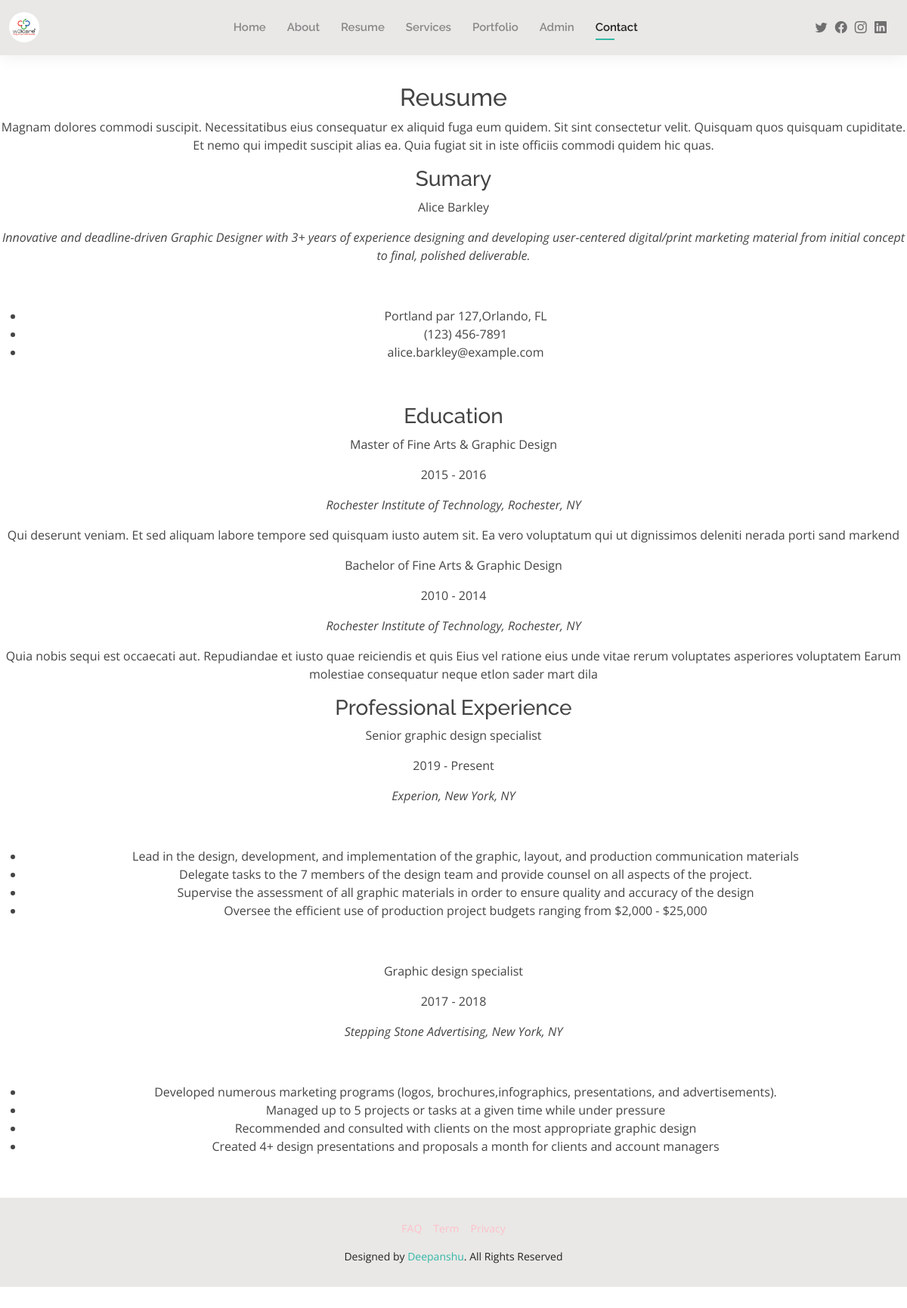
Screenshot of /resume.php with the database file from the repository.
### tables this page shows
CREATE TABLE `header_settings` (
  `id` int NOT NULL,
  `image` varchar(255) DEFAULT NULL,
  `Title` varchar(255) DEFAULT NULL,
  `email` varchar(255) DEFAULT NULL,
  `contact` varchar(100) DEFAULT NULL,
  `Address` text,
  `Status` tinyint DEFAULT '1',
  `Created_at` datetime DEFAULT NULL,
  `Updated_at` datetime DEFAULT NULL,
  `Is_deleted` tinyint DEFAULT '0'
);

CREATE TABLE `resume` (
  `id` int NOT NULL,
  `description` text
);

### resume.php (the view)
<?php
include 'header.php';
require_once 'Admin/connection.php';
    $sql = "SELECT `description` FROM `resume`";
    $result = mysqli_query($conn, $sql);
    $row = mysqli_fetch_assoc($result);
    echo ' <main id="main">' . ' <section id="resume" class="resume">
    ' . '<div style="text-align: center; class="container">' . $row['description'] . '</div>' . '</div>' . '</div>';
include 'footer.php';

### header.php (shortened to what this page needs)
<?php
require_once 'Admin/connection.php';
?>
<!DOCTYPE html>
<html lang="en">
<head>
    <link href="assets/vendor/aos/aos.css" rel="stylesheet">
    <link href="assets/vendor/bootstrap/css/bootstrap.min.css" rel="stylesheet">
    <link href="assets/vendor/bootstrap-icons/bootstrap-icons.css" rel="stylesheet">
    <link href="assets/vendor/boxicons/css/boxicons.min.css" rel="stylesheet">
    <link href="assets/vendor/glightbox/css/glightbox.min.css" rel="stylesheet">
    <link href="assets/vendor/swiper/swiper-bundle.min.css" rel="stylesheet">
    <link href="assets/css/style.css" rel="stylesheet">
</head>
<body>
    <header id="header" class="fixed-top">
        <div class="container-fluid d-flex justify-content-between align-items-center">
            <h1 class="logo me-auto me-lg-0">
                <a href="index.php">
                    <?php
          $sql = "SELECT image FROM `header_settings`";
          $result = mysqli_query($conn, $sql);
          $row = mysqli_fetch_assoc($result);
          echo '<img style="border-radius:50px;" src="Admin/uploads/' . $row['image'] . '" alt="hi">';
          ?>
                </a>
            </h1>
            <nav id="navbar" class="navbar order-last order-lg-0">
                <ul>
                    <li><a href="index.php">Home</a></li>
                    <li><a href="about.php">About</a></li>
                    <li><a href="resume.php">Resume</a></li>
                    <li><a href="services.php">Services</a></li>
                    <li><a href="portfolio.php">Portfolio</a></li>
                    <li><a href="Admin/pages/examples/login-v2.php">Admin</a></li>
                    <li><a class="active" href="contact.php">Contact</a></li>
                </ul>
            </nav>
            <div class="header-social-links">
                <a href="#" class="twitter"><i class="bi bi-twitter"></i></a>
                <a href="#" class="facebook"><i class="bi bi-facebook"></i></a>
                <a href="#" class="instagram"><i class="bi bi-instagram"></i></a>
                <a href="#" class="linkedin"><i class="bi bi-linkedin"></i></i></a>
            </div>
        </div>
    </header>

### assets/css/style.css (style rules this page uses)
body { font-family: "Open Sans", sans-serif; color: #444444; }
a { color: #34b7a7; text-decoration: none; }
h1, h2, h3, h4, h5, h6 { font-family: "Raleway", sans-serif; }
#main { margin-top: 50px; }
#header { background: #e9e8e6; box-shadow: 0px 0px 25px 0 rgba(0, 0, 0, 0.08); z-index: 997; padding: 15px 0; }
#header .logo { font-size: 32px; margin: 0; padding: 0; line-height: 1; font-weight: 400; letter-spacing: 2px; text-transform: uppercase; }
#header .logo a { color: #222222; }
#header .logo img { max-height: 40px; }
.header-social-links { padding-right: 15px; }
.header-social-links a { color: #6f6f6f; padding-left: 6px; display: inline-block; line-height: 0px; transition: 0.3s; font-size: 16px; }
.navbar { padding: 0; }
.navbar ul { margin: 0; padding: 0; display: flex; list-style: none; align-items: center; }
.navbar li { position: relative; padding: 10px 0 10px 28px; }
.navbar a, .navbar a:focus { display: flex; align-items: center; justify-content: space-between; font-family: "Raleway", sans-serif; font-size: 15px; font-weight: 600; color: #888888; white-space: nowrap; transition: 0.3s; position: relative; }
.navbar>ul>li>a:before { content: ""; position: absolute; width: 0; height: 2px; bottom: -5px; left: 0; background-color: #34b7a7; visibility: hidden; width: 0px; transition: all 0.3s ease-in-out 0s; }
.navbar a:hover:before, .navbar li:hover>a:before, .navbar .active:before { visibility: visible; width: 25px; }
.navbar a:hover, .navbar .active, .navbar .active:focus, .navbar li:hover>a { color: #222222; }
section { padding: 60px 0; }

### rows the page displays
header_settings: image (picture)
resume: description "Reusume Magnam dolores commodi suscipit. Necessitatibus eius consequatur ex aliquid fuga eum quidem. Sit sint consectetur velit. Quisquam quos quisquam cupiditate. Et nemo qui impedit suscipit alias ea. Quia fugiat sit in iste officiis commodi quidem hic quas. Sumary Alice Barkley Innovative and deadline-driven Graphic Designer with 3+ years of experience designing and developing user-centered digital/print marketing material from initial concept to final, polished deliverable. Portland par 127,Orlando, FL (123) 456-7891 alice.barkley@example.com Education Master of Fine Arts & Graphic Design 2015 - 2016 Rochester Institute of Technology, Rochester, NY Qui deserunt veniam. Et sed aliquam…"
